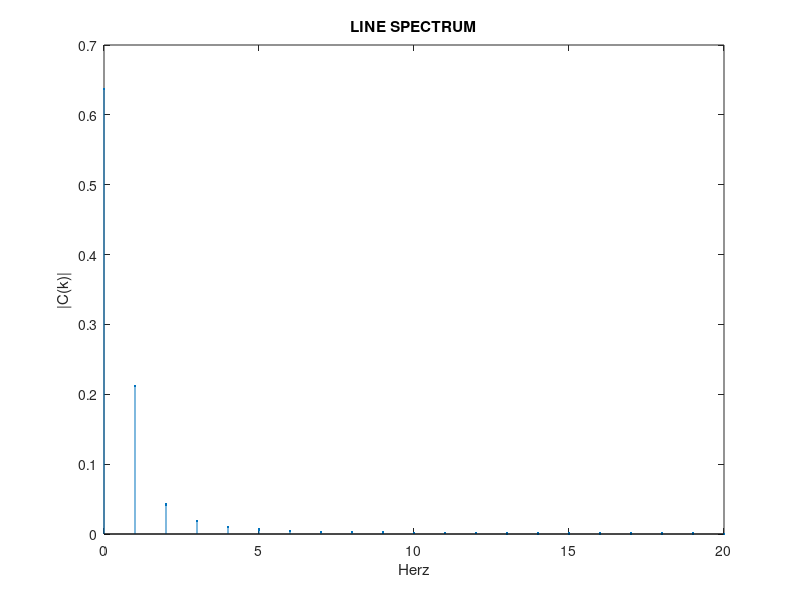
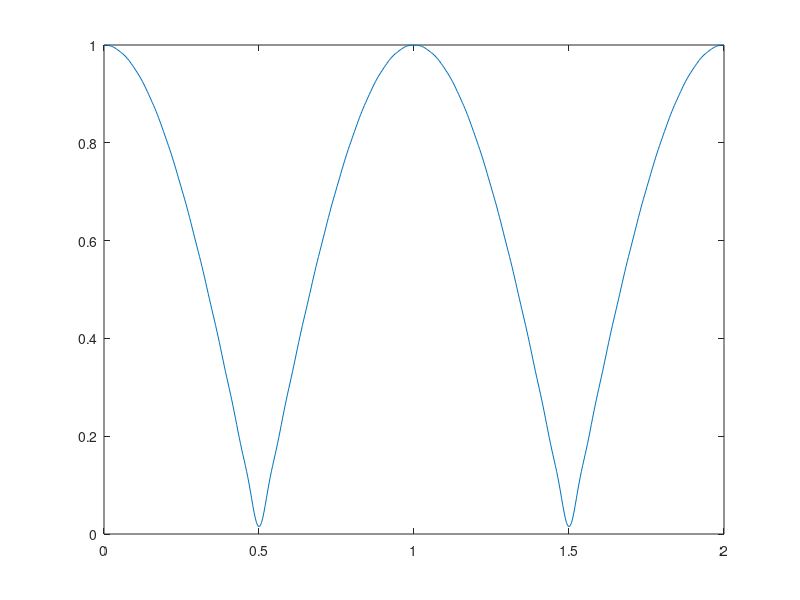

MATLAB code to generate these figures, in order:
% NUMERICAL COMPUTATION OF FOURIER SERIES COEFFICIENTS

% approximate the integral as a summation

% x = abs(cos(pi*t));     % PERIODIC SIGNAL

T = 1;                    % PERIOD
wo = 2*pi/T;

M = 200;                  % DISCRETIZATION OF THE TIME AXIS
delT = T/M;
t = [0:delT:T-delT];      % TIME AXIS
x = abs(cos(pi*t));       % COMPUTE SAMPLES OF x(t) ON GRID

N = 20;                   % COMPUTE FS COEFFICIENTS C(0)...C(N)
J = sqrt(-1);
c = zeros(1,N+1);         % COMPUTE C(k) WITH A SUM
c(1) = 1/T * delT * sum(x);
for k = 1:N
    c(k+1) = 1/T * delT * sum(x .* exp(-J*k*wo*[0:M-1]*delT));
    % note: because Matlab indexing begins with 1 instead of 0,
    % it is necessary to add 1 to the index. c(k+1) means 'c(k)'!
end

% NOTE: C(-k) = conj(C(k)) because x(t) is a REAL signal.
% Therefore only compute c(k) for k >= 0.

figure(1)                 % PLOT THE LINE SPECTRUM
stem([0:N]/T,abs(c),'.')  % (THE LINE SPECTRUM IS A PLOT OF C(K))
xlabel('Herz')
ylabel('|C(k)|')
title('LINE SPECTRUM')


t = [0:500]/500*2*T;       % PLOT TWO PERIODS OF THE SIGNAL
y = c(1) * ones(size(t));  % SYNTHESIZED FROM THE NUMERICALLY
for k = 1:N                % OBTAINED FS COEFFICIENTS
    y = y + c(k+1)*exp(J*k*wo*t) + conj(c(k+1))*exp(-J*k*wo*t);
end
figure(2)
plot(t,real(y));
